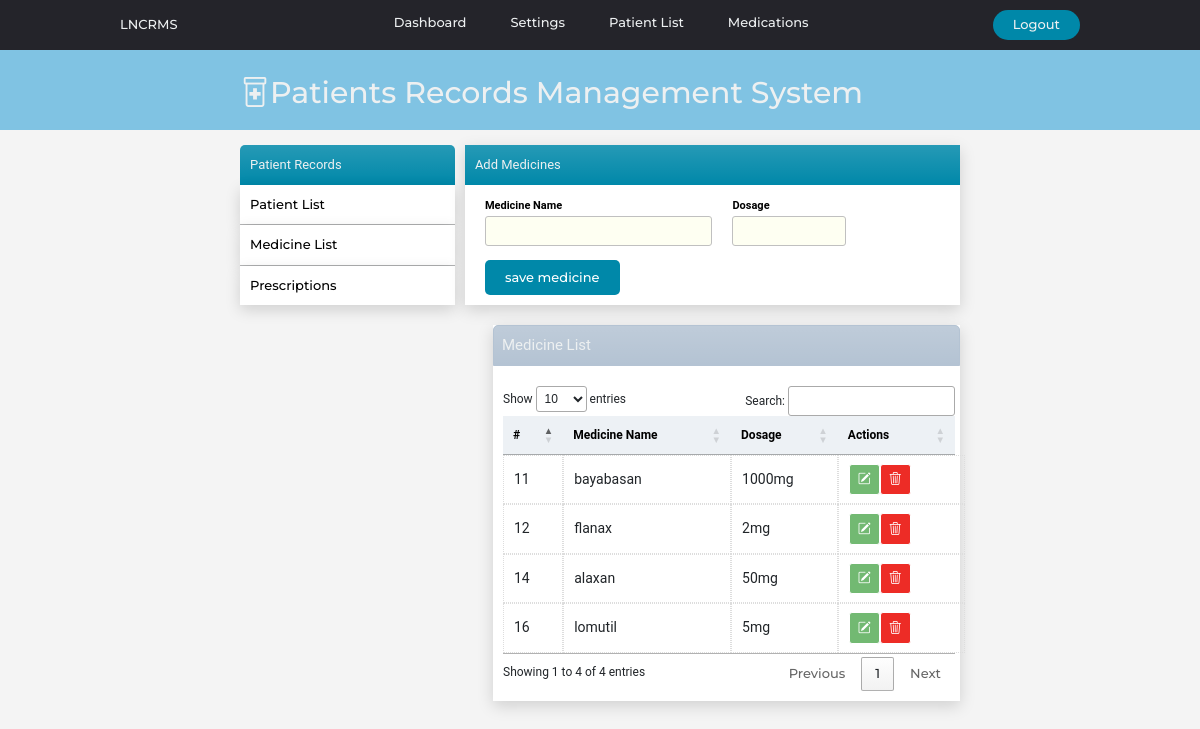
/medications/, run on an earlier commit of the app's database.
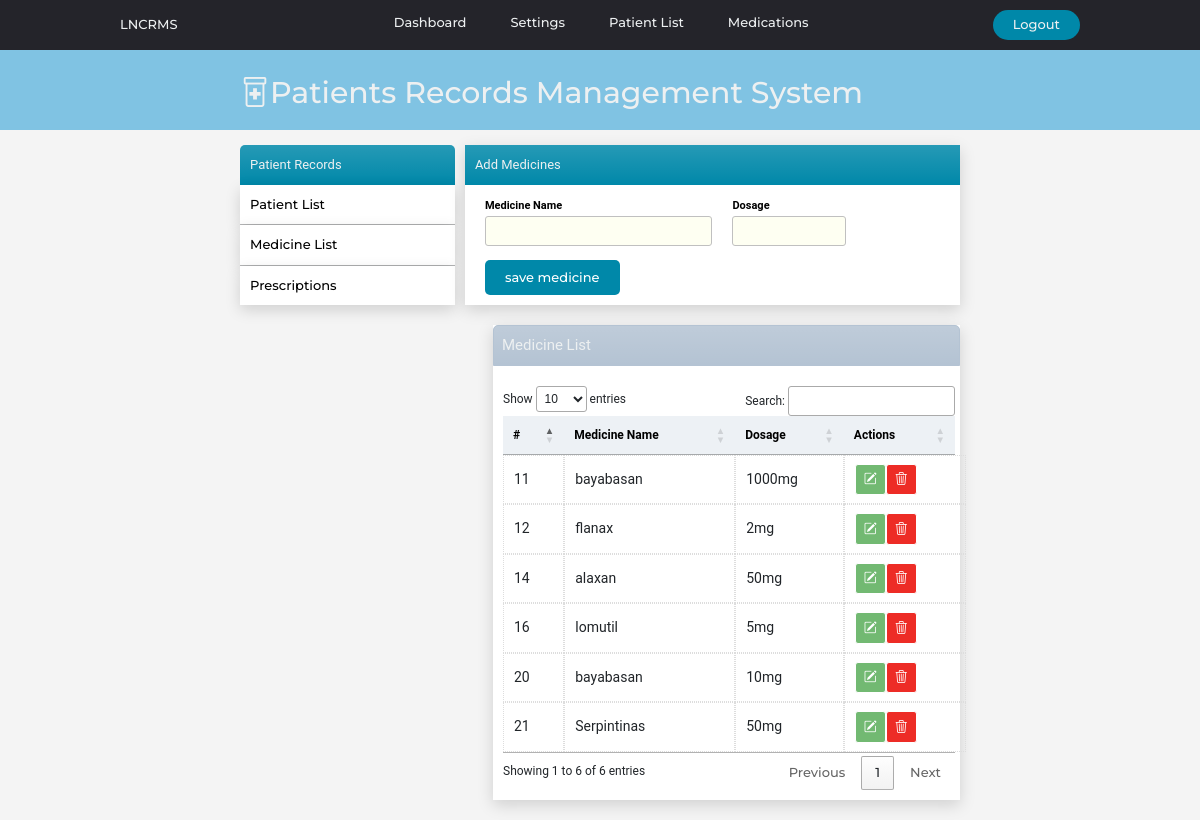
And on a later commit of the database.
### website/models.py (models this page shows)
class Medicinelist(models.Model):
    created_at = models.DateTimeField(auto_now_add=True)
    medicine_name = models.CharField(max_length=100)
    dosage = models.CharField(max_length=50)

### website/views.py (the view, shortened to what this page needs)
# urls.py: path('medications/',views.medications, name='medications'),
def medications(request,pk=''):
    medicinedata ={'medicinedata': Medicinelist.objects.all()}
    return render(request, 'medications.html',medicinedata)

### website/templates/medications.html (shortened to what this page needs)
{% extends 'index.html' %}
{% block content%}
<div class="container1">
  {% include "sidemenu.html" %}
  <div class="reg-area">
    <form method="POST">
    <div class="title-form bg-gradient">Add Medicines</div>
    <div class="reg-row">
        <div class="medicine-col">
          <label class="reg-label">Medicine Name</label><br />
          <input class="medicine-input" name="medname" required />
        </div>
        <div class="medicine-col">
          <label class="reg-label">Dosage</label><br />
          <input class="medicine-input" name="dosage" style="width: 50%;" required/>
        </div>
    </div>
    <div class="reg-row">
        <div class="medicine-col">
          <button class="btn-save" type="submit" name="save">save medicine</button>
        </div>
    </div>
  </form>
  </div>
</div>
<div class="container3">
  <div class="table-title bg-gradient">Medicine List</div>
  <div class="table-box">
      <table id="medicine-table" class="medicine-tables">
        <thead >
          <th>#</th>
          <th>Medicine Name</th>
          <th>Dosage</th>
          <th>Actions</th>
        </thead>
        <tbody>
          {% for meds in medicinedata %}
          <tr>
            <td name="medID">{{meds.id}}</td>
            <td>{{meds.medicine_name}}</td>
            <td>{{meds.dosage}}</td>
            <td id="actions_cell">
              <button name="updatedetails" type='submit' value="{{meds.id}}" id="link-edit"><i class="bi bi-pencil-square" data-bs-toggle="modal" data-bs-target="#{{meds.id}}"></i></button>
              <form action="{% url "medications" meds.id %}" method="POST">
              <button name="delete" type='submit' value="{{meds.id}}" id="link-delete"><i class="bi bi-trash3"></i></button>
              </form>
            </td>
          </tr>
          {% endfor %}
        </tbody>
      </table>
  </div>
</div>
{%endblock%}

What changed in the data, as far as the page shows it:
added Medicinelist: id "20", medicine_name "bayabasan", dosage "10mg"
added Medicinelist: id "21", medicine_name "Serpintinas", dosage "50mg"
Also different on the page:
text written by a page script: "Show entries Search: Showing 1 to 4 of 4 entries Previous 1 Next" → "Show entries Search: Showing 1 to 6 of 6 entries Previous 1 Next"
